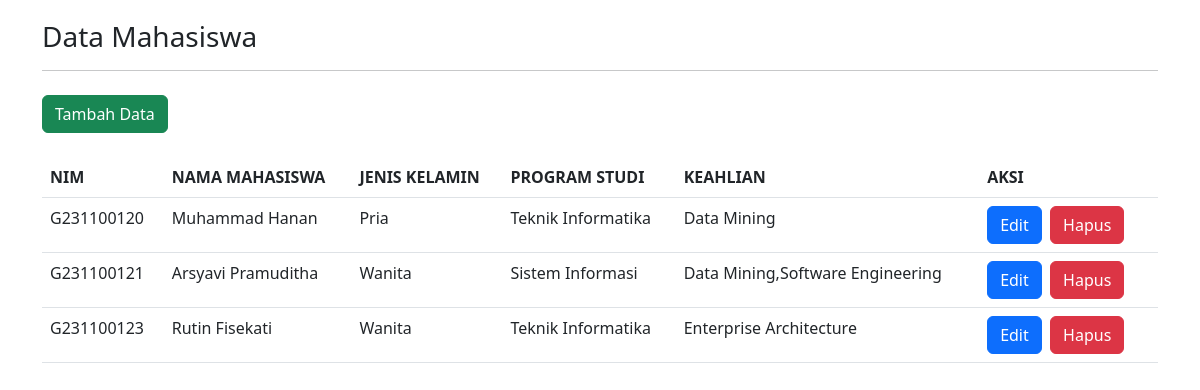
Before: / with the older database file.
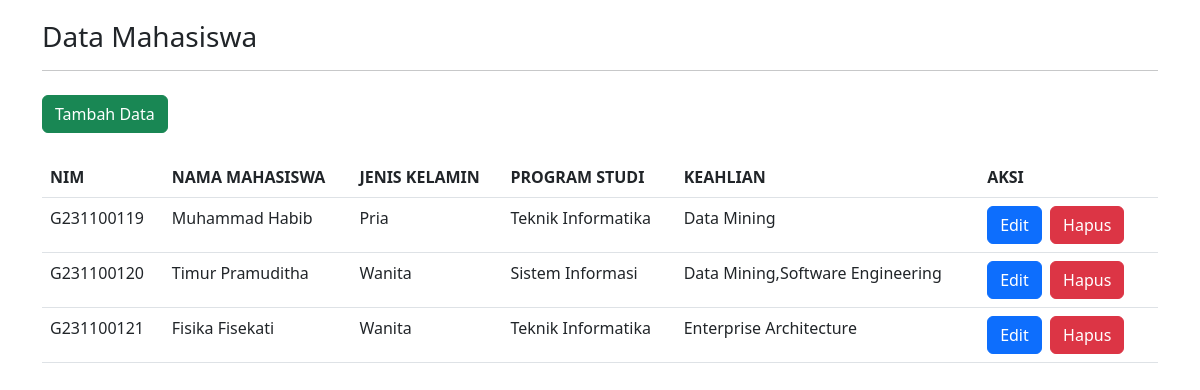
After: the same page with the newer database file.
### tables this page shows
CREATE TABLE `mahasiswa` (
  `id` int(10) NOT NULL,
  `nim` varchar(50) NOT NULL,
  `nama_mahasiswa` varchar(50) NOT NULL,
  `jenis_kelamin` enum('Pria','Wanita') NOT NULL,
  `program_studi` varchar(50) NOT NULL,
  `keahlian` varchar(100) NOT NULL
);

### index.php (the view, shortened to what this page needs)
<?php
include("koneksi.php")
?>
<!doctype html>
<html lang="en">
  <head>
    <link href="https://cdn.jsdelivr.net/npm/bootstrap@5.3.0-alpha3/dist/css/bootstrap.min.css" rel="stylesheet">
  </head>
  <body>
    <div class="container">
        <div class="col-md-12">
            <h3 style="margin:20px 0px 5px 0px">Data Mahasiswa</h3>
            <hr>
            <a href="tambah_form.php" class="btn btn-success mt-2">Tambah Data</a>
            <table class="table table-stripped mt-4">
                <thead>
                    <tr class="info">
                      <th>NIM</th>
                      <th>NAMA MAHASISWA</th>
                      <th>JENIS KELAMIN</th>
                      <th>PROGRAM STUDI</th>
                      <th>KEAHLIAN</th>
                      <th>AKSI</th>
                    </tr>
                </thead>
                <?php
                $sql = "select * from mahasiswa";
                $query = mysqli_query($koneksi, $sql);
                while($mhs = mysqli_fetch_array($query)) {
                    echo "<tr>";
                    echo "<td>" . $mhs['nim'] . "</td>";
                    echo "<td>" . $mhs['nama_mahasiswa'] . "</td>";
                    echo "<td>" . $mhs['jenis_kelamin'] . "</td>";
                    echo "<td>" . $mhs['program_studi'] . "</td>";
                    echo "<td>" . $mhs['keahlian'] . "</td>";
                    echo "<td>";
                    echo "<a href='edit_form.php?id=" . $mhs['id'] . "'class='btn btn-primary'>Edit<a/> &nbsp";
                    echo "<a href='hapus.php?id=" . $mhs['id'] . "'class='btn btn-danger'>Hapus<a/> &nbsp";
                    echo "</td>";
                    echo "</tr>";
                }
                ?>
            </table>
        </div>
    </div>
  </body>
</html>

Changed rows visible on the page:
changed mahasiswa "Pria": nim "G231100120" → "G231100119"; nama_mahasiswa "Muhammad Hanan" → "Muhammad Habib"
changed mahasiswa "Sistem Informasi": nim "G231100121" → "G231100120"; nama_mahasiswa "Arsyavi Pramuditha" → "Timur Pramuditha"
changed mahasiswa "Enterprise Architecture": nim "G231100123" → "G231100121"; nama_mahasiswa "Rutin Fisekati" → "Fisika Fisekati"
